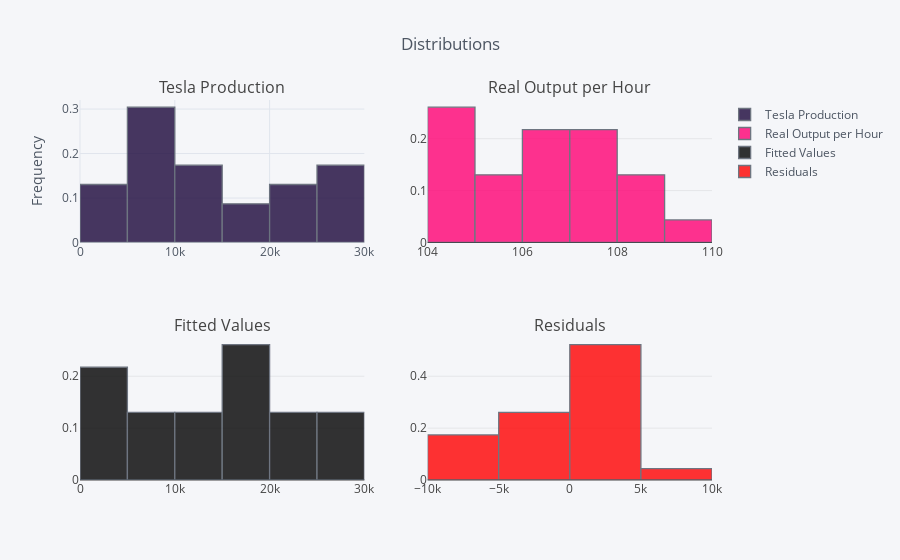

Source (notebook cell):
### Markdown cell above
## OLS Fitted Values - Scatter Graph
These are a collection of graphs representing the input and output data of OLS.

In the bottom left graph are plotted the **Fitted Values** from the OLS regression. This represents the data input to the model and the relationship they both share, from the OLS perspective.

In the bottom right graph are the plotted **Residuals** from the OLS regression. These can be seen to *generally* orbiting around the origin, so to be "stationary". However, there does seem to be an oscillating trend over the range of the data and so would still need to be investigated thoroughly.
These **Residuals** would also indicate that the model on the whole is not of a good fit, due to an error in places being *>7,000*. Again, this further adds weight to utilising non-parametric models to allow for this non-linear relationship.
***

### Code cell
fig0 = df.iplot(
    columns=['Tesla Production','Real Output per Hour', 'Fitted Values', 'Residuals'], 
    asFigure=True, 
    kind='histogram', 
    showlegend=True,
    colors = {'Real Output per Hour':'#ff0074',
              'Tesla Production':'#1b073a',
              'Fitted Values': 'black',
              'Residuals': 'red',
             },
    title='Distributions',
    yTitle='Frequency',
    histnorm='probability',
    subplots=True,
    shape=(2,2),
    subplot_titles = True,
    bins=6,
#     dimensions=(1000,1200)
    )

iplot(fig0)

### Figure 1 — Plotly figure (JSON) as saved in the notebook; plotly's stock layout.template omitted (floating-point values rounded to 4 significant figures)
{"data": [{"histfunc": "count", "histnorm": "probability", "marker": {"color": "#1b073a", "line": {"color": "#4D5663", "width": 1.3}}, "name": "Tesla Production", "nbinsx": 6, "opacity": 0.8, "orientation": "v", "type": "histogram", "x": [321, 2400, 4900, 5150, 5500, 6892, 6457, 7579, 7785, 9834, 10030, 11507, 11580, 17478, 14820, 18345, 24500, 22200, 25000, 22000, 26150, 29870, 29980], "xaxis": "x1", "yaxis": "y1"}, {"histfunc": "count", "histnorm": "probability", "marker": {"color": "#ff0074", "line": {"color": "#4D5663", "width": 1.3}}, "name": "Real Output per Hour", "nbinsx": 6, "opacity": 0.8, "orientation": "v", "type": "histogram", "x": [104.5, 104.1, 104.3, 104.1, 104.6, 105.6, 104.8, 105.4, 106.5, 106.0, 106.8, 107.1, 107.4, 106.7, 106.4, 106.7, 107.3, 107.6, 107.7, 108.1, 108.8, 108.9, 109.0], "xaxis": "x2", "yaxis": "y2"}, {"histfunc": "count", "histnorm": "probability", "marker": {"color": "black", "line": {"color": "#4D5663", "width": 1.3}}, "name": "Fitted Values", "nbinsx": 6, "opacity": 0.8, "orientation": "v", "type": "histogram", "x": [3531.0, 1174.0, 2475.0, 1641.0, 3886.0, 9533.0, 5012.0, 8477.0, 14290.0, 11350.0, 15520.0, 17380.0, 19060.0, 15180.0, 13680.0, 15020.0, 18400.0, 20060.0, 20410.0, 22840.0, 26600.0, 27100.0, 27660.0], "xaxis": "x3", "yaxis": "y3"}, {"histfunc": "count", "histnorm": "probability", "marker": {"color": "red", "line": {"color": "#4D5663", "width": 1.3}}, "name": "Residuals", "nbinsx": 6, "opacity": 0.8, "orientation": "v", "type": "histogram", "x": [-3210.0, 1226.0, 2425.0, 3509.0, 1614.0, -2641.0, 1445.0, -898.3, -6504.0, -1520.0, -5490.0, -5871.0, -7480.0, 2303.0, 1142.0, 3324.0, 6098.0, 2137.0, 4592.0, -844.2, -446.5, 2775.0, 2317.0], "xaxis": "x4", "yaxis": "y4"}], "layout": {"annotations": [{"font": {"size": 16}, "showarrow": false, "text": "Tesla Production", "x": 0.225, "xanchor": "center", "xref": "paper", "y": 1, "yanchor": "bottom", "yref": "paper"}, {"font": {"size": 16}, "showarrow": false, "text": "Real Output per Hour", "x": 0.775, "xanchor": "center", "xref": "paper", "y": 1, "yanchor": "bottom", "yref": "paper"}, {"font": {"size": 16}, "showarrow": false, "text": "Fitted Values", "x": 0.225, "xanchor": "center", "xref": "paper", "y": 0.375, "yanchor": "bottom", "yref": "paper"}, {"font": {"size": 16}, "showarrow": false, "text": "Residuals", "x": 0.775, "xanchor": "center", "xref": "paper", "y": 0.375, "yanchor": "bottom", "yref": "paper"}], "barmode": "overlay", "legend": {"bgcolor": "#F5F6F9", "font": {"color": "#4D5663"}}, "paper_bgcolor": "#F5F6F9", "plot_bgcolor": "#F5F6F9", "showlegend": true, "title": "Distributions", "titlefont": {"color": "#4D5663"}, "xaxis1": {"anchor": "y1", "domain": [0, 0.45], "gridcolor": "#E1E5ED", "showgrid": true, "tickfont": {"color": "#4D5663"}, "title": "", "titlefont": {"color": "#4D5663"}, "zerolinecolor": "#E1E5ED"}, "xaxis2": {"anchor": "y2", "domain": [0.55, 1]}, "xaxis3": {"anchor": "y3", "domain": [0, 0.45]}, "xaxis4": {"anchor": "y4", "domain": [0.55, 1]}, "yaxis1": {"anchor": "x1", "domain": [0.625, 1], "gridcolor": "#E1E5ED", "showgrid": true, "tickfont": {"color": "#4D5663"}, "title": "Frequency", "titlefont": {"color": "#4D5663"}, "zerolinecolor": "#E1E5ED"}, "yaxis2": {"anchor": "x2", "domain": [0.625, 1]}, "yaxis3": {"anchor": "x3", "domain": [0, 0.375]}, "yaxis4": {"anchor": "x4", "domain": [0, 0.375]}}}
